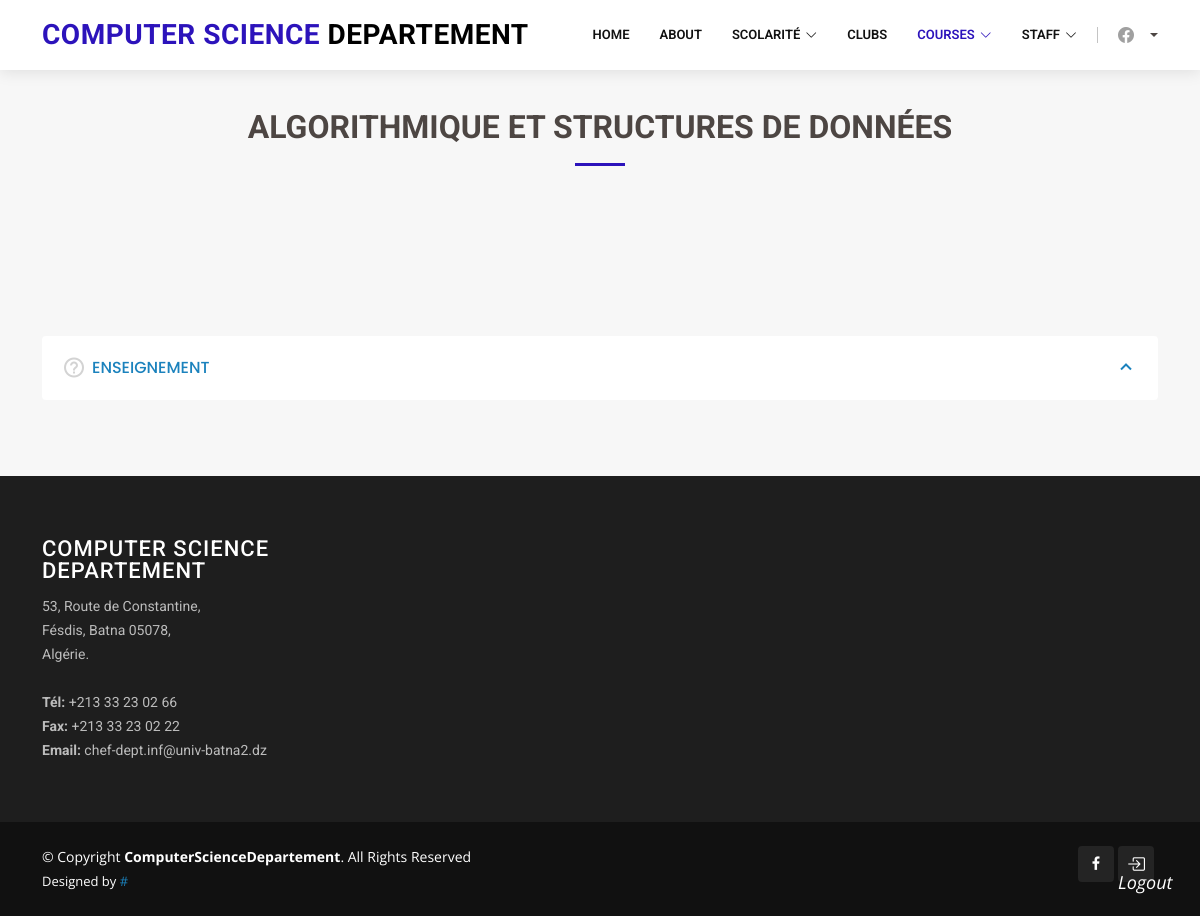
The app's page /courses/licence/ASD (signed in), older data.
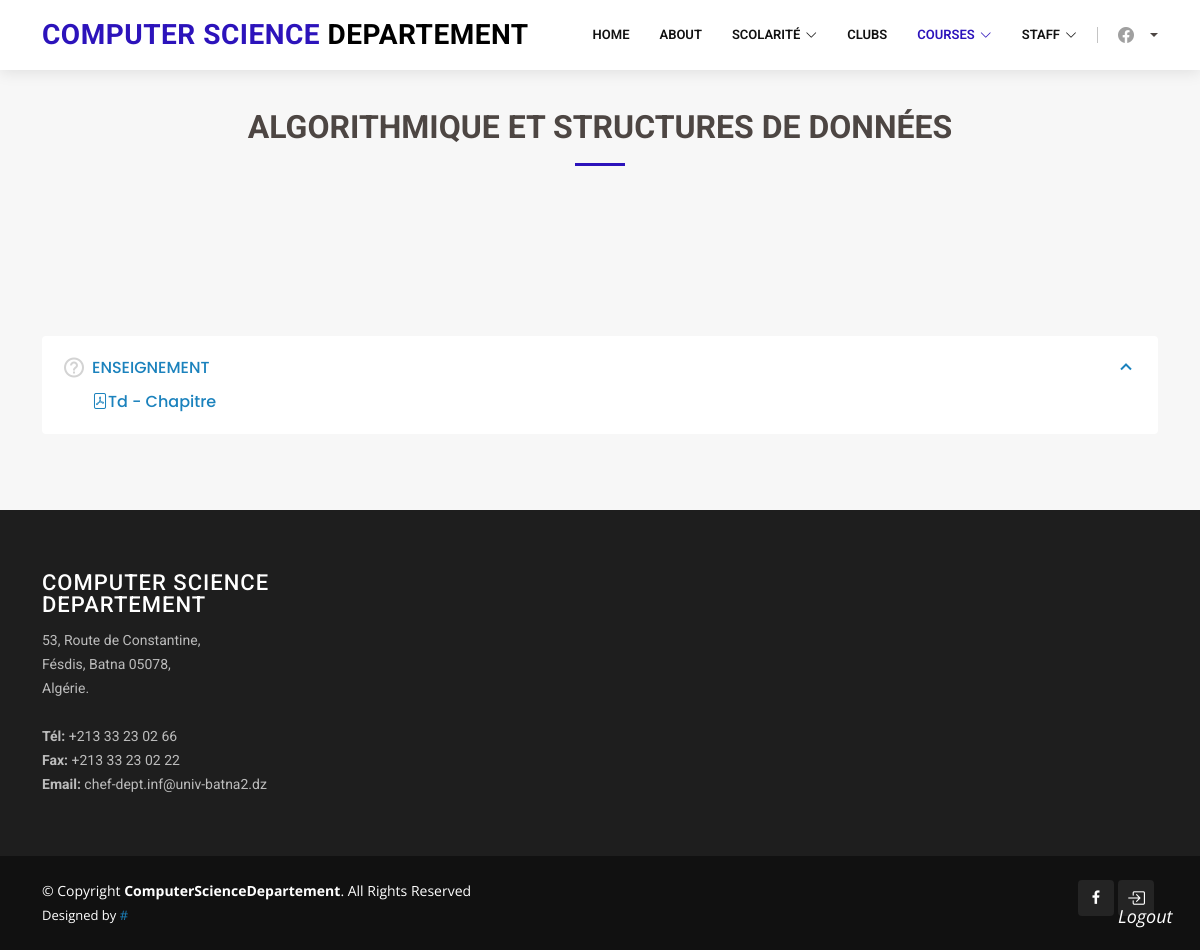
The same page, newer data.
### core/models.py (models this page shows, shortened)
class Document(models.Model):
    name = models.CharField(max_length=255, blank=True, default='')
    documenttype = models.ForeignKey(DocumentType, on_delete=models.CASCADE, default='')
    course = models.ForeignKey(Course, on_delete=models.CASCADE)
    user = models.ForeignKey(User, on_delete=models.CASCADE)
    document = models.FileField(upload_to='documents/')

class DocumentType(models.Model):
    Cours = 'Cours'
    Tp = 'Tp'
    Td = 'Td'
    Extra = 'Extra'
    DEGREE_CHOICES = [
        (Cours, 'Cours'),
        (Tp, 'Tp'),
        (Td, 'Td'),
        (Extra, 'Extra'),
    ]
    name = models.CharField(
        max_length=255,
        choices=DEGREE_CHOICES,
        default=Cours,
        unique=True
    )
    def __str__(self):
        return self.name

### core/views.py (the view)
# urls.py: path('courses/licence/<str:pk>', coursedetails , name='coursedetails'),
def coursedetails(request, pk):
    course = get_object_or_404(Course, description=pk)
    documents = Document.objects.all().order_by('documenttype')
    return render(request, 'core/course-details.html', {'course': course , 'documents': documents})

### core/templates/core/course-details.html (shortened to what this page needs)
{% load static %}
<!DOCTYPE html>
<html lang="en">
<head>
  <link href="{% static 'vendor/animate.css/animate.min.css' %}" rel="stylesheet">
  <link href="{% static 'vendor/aos/aos.css' %}" rel="stylesheet">
  <link href="{% static 'vendor/bootstrap/css/bootstrap.min.css' %}" rel="stylesheet">
  <link href="{% static 'vendor/bootstrap-icons/bootstrap-icons.css' %}" rel="stylesheet">
  <link href="{% static 'vendor/boxicons/css/boxicons.min.css' %}" rel="stylesheet">
  <link href="{% static 'vendor/glightbox/css/glightbox.min.css' %}" rel="stylesheet">
  <link href="{% static 'vendor/remixicon/remixicon.css' %}" rel="stylesheet">
  <link href="{% static 'vendor/swiper/swiper-bundle.min.css' %}" rel="stylesheet">
  <link href="{% static 'css/style.css' %}" rel="stylesheet">
</head>
<body>
    {% include 'core/components/header.html' %}
  <main id="main">
    <br><br>
    <section id="faq" class="faq section-bg">
      <div class="container" data-aos="fade-up">
        <div class="section-title">
          <h2>{{course.name}}</h2>
        </div>
        <div class="faq-list">
          <br><br><br><br><br>
          <ul>
            <li data-aos="fade-up">
              <i class="bx bx-help-circle icon-help"></i> <a data-bs-toggle="collapse" class="collapse" data-bs-target="#faq-list-1">ENSEIGNEMENT<i class="bx bx-chevron-up icon-close"></i></a>
              <div id="faq-list-1" class="collapse show" data-bs-parent=".faq-list">
                {% for document in documents%}
                {% if document.course.name == course.name%}
                <p><a href="{{document.document}}"><i class="bi bi-file-pdf"></i>{{document.documenttype}} - {{document.name}}</a></p>
                {% endif %}
                {% endfor %}
              </div>
            </li>
          </ul>
        </div>
      </div>
    </section>
  </main>
  {% include 'core/components/footer.html' %}
</body>
</html>

Row changes from the older to the newer data that the page shows:
added Document: documenttype "Td", name "Chapitre"
